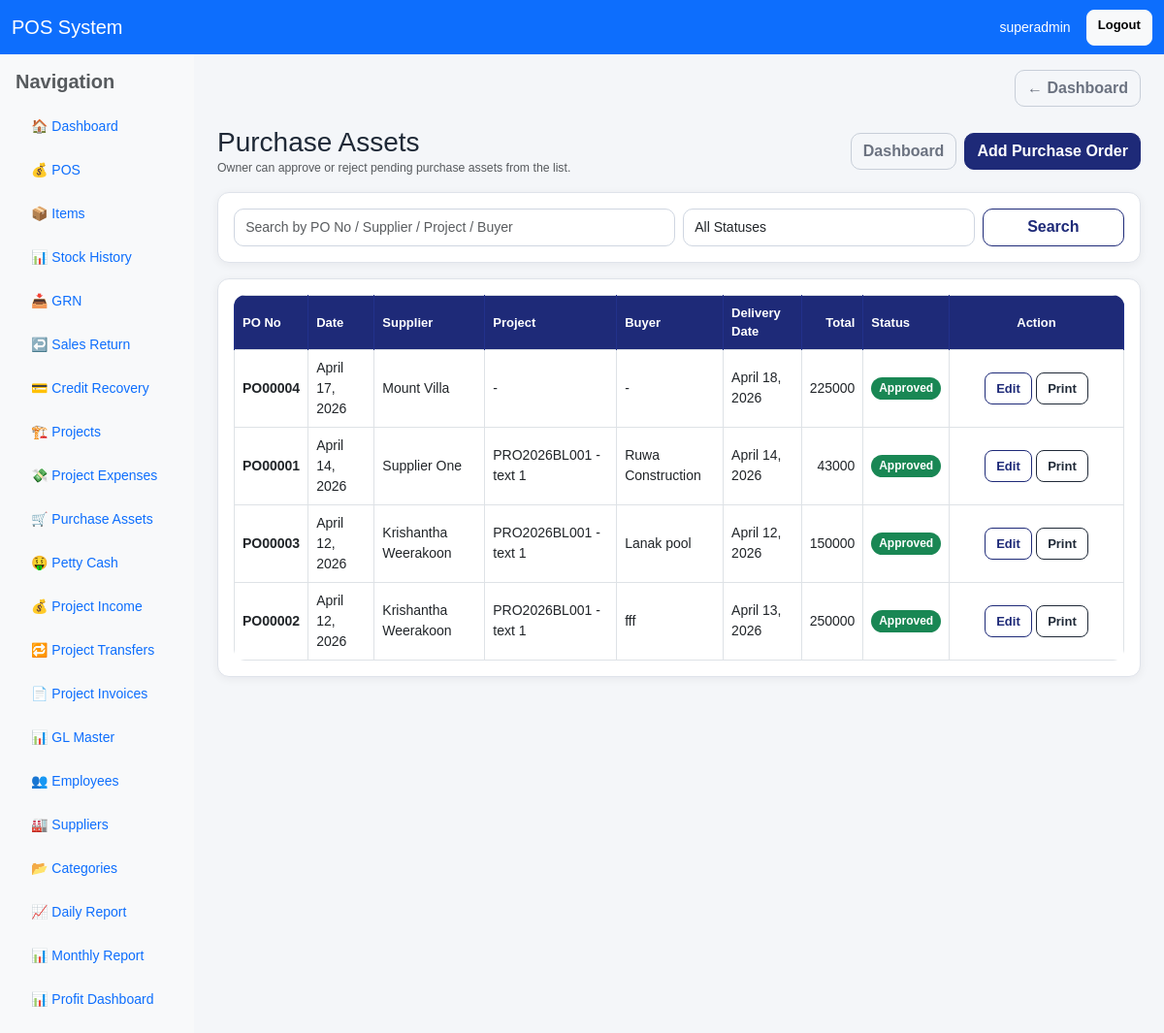
/purchase-orders/ (signed in), run on an earlier commit of the app's database.
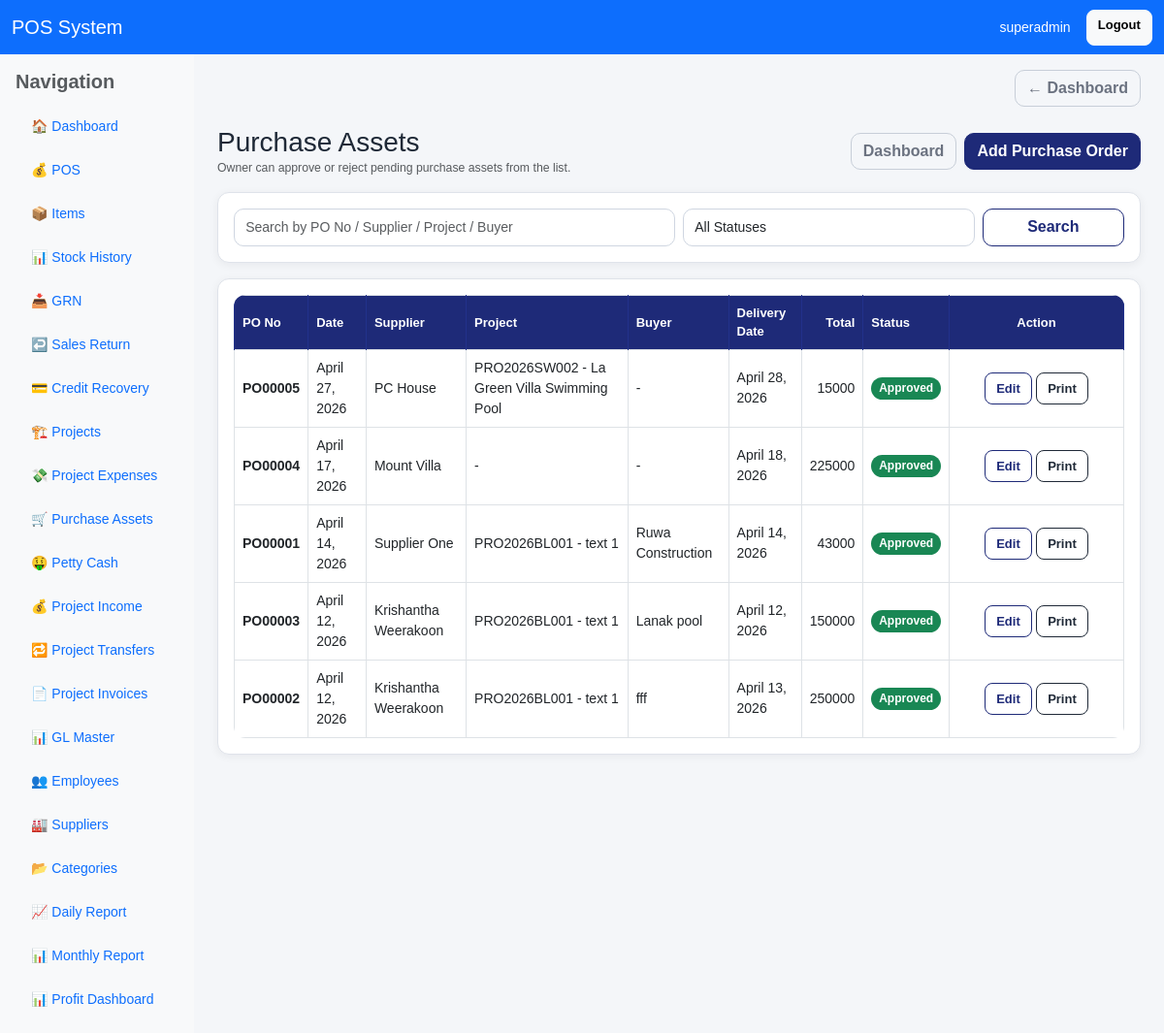
And on a later commit of the database.
### pos/models.py (models this page shows, shortened)
class PurchaseOrder(models.Model):
    PAYMENT_METHOD_CHOICES = [
        ("cash", "Cash"),
        ("bank", "Bank Transfer"),
        ("cheque", "Cheque"),
    ]
    STATUS_CHOICES = [
        ("draft", "Draft"),
        ("pending", "Pending"),
        ("approved", "Approved"),
        ("rejected", "Rejected"),
        ("closed", "Closed"),
    ]
    po_no = models.CharField(max_length=30, unique=True, blank=True, null=True)
    po_date = models.DateField(default=timezone.now)
    delivery_date_required = models.DateField(blank=True, null=True)
    buyer_company_name = models.CharField(max_length=200, blank=True, null=True)
    buyer_address = models.TextField(blank=True, null=True)
    buyer_contact_person = models.CharField(max_length=150, blank=True, null=True)
    buyer_phone = models.CharField(max_length=50, blank=True, null=True)
    buyer_email = models.EmailField(blank=True, null=True)
    supplier = models.ForeignKey("Supplier", on_delete=models.PROTECT, related_name="purchase_orders")
    supplier_address = models.TextField(blank=True, null=True)
    supplier_contact_details = models.CharField(max_length=255, blank=True, null=True)
    project = models.ForeignKey("Project", on_delete=models.SET_NULL, null=True, blank=True, related_name="purchase_orders")
    payment_method = models.CharField(max_length=20, choices=PAYMENT_METHOD_CHOICES, default="bank")
    payment_period = models.CharField(max_length=100, blank=True, null=True)
    delivery_location = models.CharField(max_length=255, blank=True, null=True)
    delivery_method = models.CharField(max_length=100, blank=True, null=True)
    special_instructions = models.TextField(blank=True, null=True)
    terms_and_conditions = models.TextField(blank=True, null=True)
    warranty_details = models.TextField(blank=True, null=True)
    return_policy = models.TextField(blank=True, null=True)
    penalties_conditions = models.TextField(blank=True, null=True)
    authorized_person_name = models.CharField(max_length=150, blank=True, null=True)
    signature_text = models.CharField(max_length=150, blank=True, null=True)
    status = models.CharField(max_length=20, choices=STATUS_CHOICES, default="draft")
    note = models.TextField(blank=True, null=True)
    created_by = models.ForeignKey(
        User,
        on_delete=models.SET_NULL,
        null=True,
        blank=True,
        related_name="created_purchase_orders"
    )
    created_at = models.DateTimeField(auto_now_add=True)
    class Meta:
        ordering = ["-po_date", "-id"]
    @property
    def grand_total(self):
        return self.items.aggregate(total=Sum("line_total"))["total"] or Decimal("0")

class Supplier(models.Model):
    name = models.CharField(max_length=150, unique=True)
    address = models.TextField(blank=True, null=True)
    phone_1 = models.CharField(max_length=30, blank=True, null=True)
    phone_2 = models.CharField(max_length=30, blank=True, null=True)
    phone_3 = models.CharField(max_length=30, blank=True, null=True)
    email = models.EmailField(blank=True, null=True)
    contact_person = models.CharField(max_length=150, blank=True, null=True)
    bank_name = models.CharField(max_length=150, blank=True, null=True)
    bank_branch = models.CharField(max_length=150, blank=True, null=True)
    account_name = models.CharField(max_length=150, blank=True, null=True)
    account_number = models.CharField(max_length=80, blank=True, null=True)
    is_active = models.BooleanField(default=True)
    created_at = models.DateTimeField(auto_now_add=True)
    class Meta:
        ordering = ["name"]

class Project(models.Model):
    PROJECT_TYPE_CHOICES = [
        ("SW", "Swimming Pool"),
        ("BL", "Building"),
        ("EL", "Electrical"),
        ("OT", "Other"),
    ]
    STATUS_CHOICES = [
        ("ongoing", "Ongoing"),
        ("completed", "Completed"),
        ("cancelled", "Cancelled"),
    ]
    project_id = models.CharField(max_length=30, unique=True)
    project_name = models.CharField(max_length=255)
    project_type = models.CharField(max_length=10, choices=PROJECT_TYPE_CHOICES)
    client_name = models.CharField(max_length=255, blank=True, null=True)
    location = models.CharField(max_length=255, blank=True, null=True)
    estimated_value = models.DecimalField(max_digits=14, decimal_places=2, default=0)
    status = models.CharField(max_length=20, choices=STATUS_CHOICES, default="ongoing")
    is_active = models.BooleanField(default=True)
    created_by = models.ForeignKey(User, on_delete=models.SET_NULL, null=True, blank=True, related_name="created_projects")
    updated_by = models.ForeignKey(User, on_delete=models.SET_NULL, null=True, blank=True, related_name="updated_projects")
    created_at = models.DateTimeField(auto_now_add=True)
    class Meta:
        ordering = ["-id"]

### pos/views.py (the view, shortened to what this page needs)
# urls.py: path("purchase-orders/", views.purchase_order_list, name="purchase_order_list"),
@user_passes_test(can_use_project)
def purchase_order_list(request):
    query = request.GET.get("q", "").strip()
    status_filter = request.GET.get("status", "").strip()
    orders = PurchaseOrder.objects.select_related(
        "supplier", "project", "created_by"
    ).prefetch_related("items").order_by("-po_date", "-id")
    if status_filter in ["draft", "pending", "approved", "rejected", "closed"]:
        orders = orders.filter(status=status_filter)
    return render(request, "pos/purchase_order_list.html", {
        "orders": orders,
        "query": query,
        "status_filter": status_filter,
        "is_owner": is_owner(request.user),
    })

### pos/views.py (called while the page is built)
def is_owner(user):
    return user.is_superuser or user.groups.filter(name__iexact="Owner").exists()

def can_use_project(user):
    return is_owner(user) or is_manager(user) or is_clerk(user) or is_cashier(user)

### pos/templates/pos/purchase_order_list.html (shortened to what the changed rows need)
{% extends "base.html" %}
{% block content %}
<div class="card card-soft">
    <div class="card-body">
        <div class="table-responsive">
            <table class="table table-bordered table-hover align-middle">
                <thead>
                    <tr>
                        <th>PO No</th>
                        <th>Date</th>
                        <th>Supplier</th>
                        <th>Project</th>
                        <th>Buyer</th>
                        <th>Delivery Date</th>
                        <th class="text-end">Total</th>
                        <th>Status</th>
                        <th class="text-center" style="min-width: 180px;">Action</th>
                    </tr>
                </thead>
                <tbody>
                    {% for o in orders %}
                    <tr>
                        <td><strong>{{ o.po_no }}</strong></td>
                        <td>{{ o.po_date }}</td>
                        <td>{{ o.supplier.name }}</td>
                        <td>
                            {% if o.project %}
                                {{ o.project.project_id }} - {{ o.project.project_name }}
                            {% else %}
                                -
                            {% endif %}
                        </td>
                        <td>{{ o.buyer_company_name|default:"-" }}</td>
                        <td>{{ o.delivery_date_required|default:"-" }}</td>
                        <td class="text-end">
                            {% if o.grand_total %}
                                {{ o.grand_total }}
                            {% else %}
                                -
                            {% endif %}
                        </td>
                        <td>
                            {% if o.status == "draft" %}
                                <span class="badge bg-secondary">Draft</span>
                            {% elif o.status == "pending" %}
                                <span class="badge bg-warning text-dark">Pending</span>
                            {% elif o.status == "approved" %}
                                <span class="badge bg-success">Approved</span>
                            {% elif o.status == "rejected" %}
                                <span class="badge bg-danger">Rejected</span>
                            {% elif o.status == "closed" %}
                                <span class="badge bg-dark">Closed</span>
                            {% else %}
                                <span class="badge bg-light text-dark">{{ o.status }}</span>
                            {% endif %}
                        </td>
                        <td class="text-center">
                            <div class="d-flex gap-1 justify-content-center flex-wrap">
                                <a href="{% url 'edit_purchase_order' o.id %}" class="btn btn-sm btn-outline-primary">
                                    Edit
                                </a>
                                <a href="{% url 'print_purchase_order' o.id %}" class="btn btn-sm btn-outline-dark" target="_blank">
                                    Print
                                </a>
                            </div>
                        </td>
                    </tr>
                    {% empty %}
                    <tr>
                        <td colspan="9" class="text-center text-muted py-4">
                            No purchase orders found.
                        </td>
                    </tr>
                    {% endfor %}
                </tbody>
            </table>
        </div>
    </div>
</div>
{% endblock %}

What changed in the data, as far as the page shows it:
added PurchaseOrder: po_no "PO00005", po_date "April 27, 2026", supplier.name "PC House", project.project_id "PRO2026SW002", project.project_name "La Green Villa Swimming Pool", buyer_company_name "-", delivery_date_required "April 28, 2026", grand_total "15000", status "Approved"
